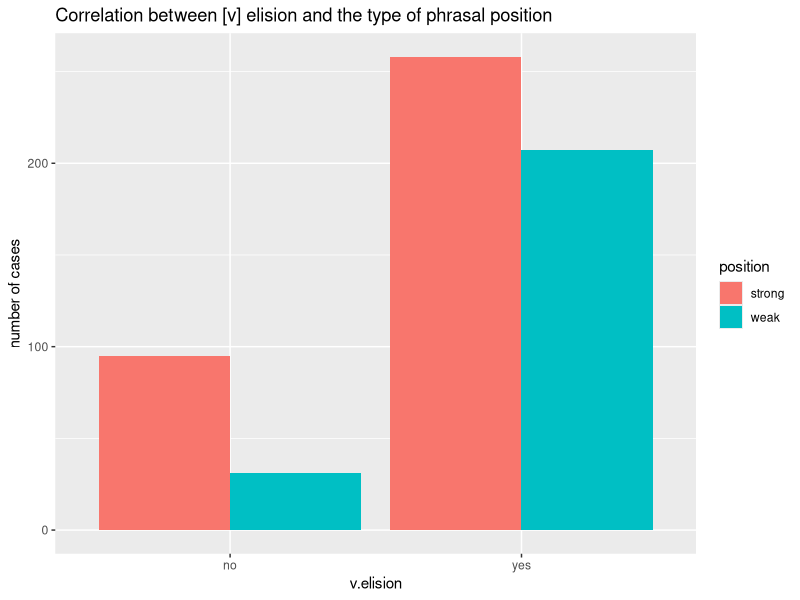
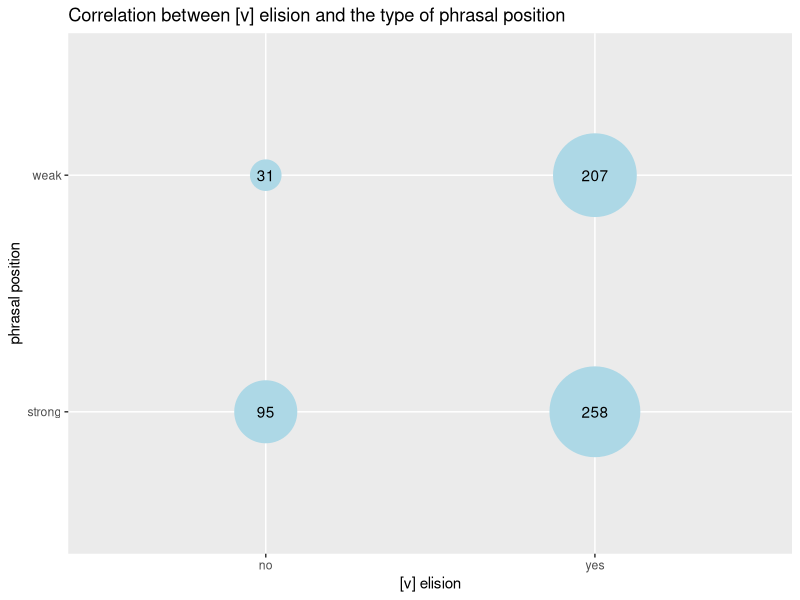

Recreate these plots in R, in order.
library(tidyverse)

# using Varya Sveshnikova data
df <- read_csv('data.csv')
glimpse(df)


# grouped barplot
df %>%
  ggplot(aes(v.elision, fill = position)) +
  geom_bar(position = 'dodge') + 
  labs(title = 'Correlation between [v] elision and the type of phrasal position',
       y='number of cases')

# dotplot for crosstab
df %>%
  group_by(v.elision, position) %>%
  summarise(number = n()) %>%
  ggplot(aes(v.elision, position, label = number)) + 
  geom_point(aes(size=number), color='lightblue') +
  scale_size(range = c(10, 30)) +
  guides(size = F) +
  geom_text() + 
  labs(title = 'Correlation between [v] elision and the type of phrasal position',
       y='phrasal position', x='[v] elision')


